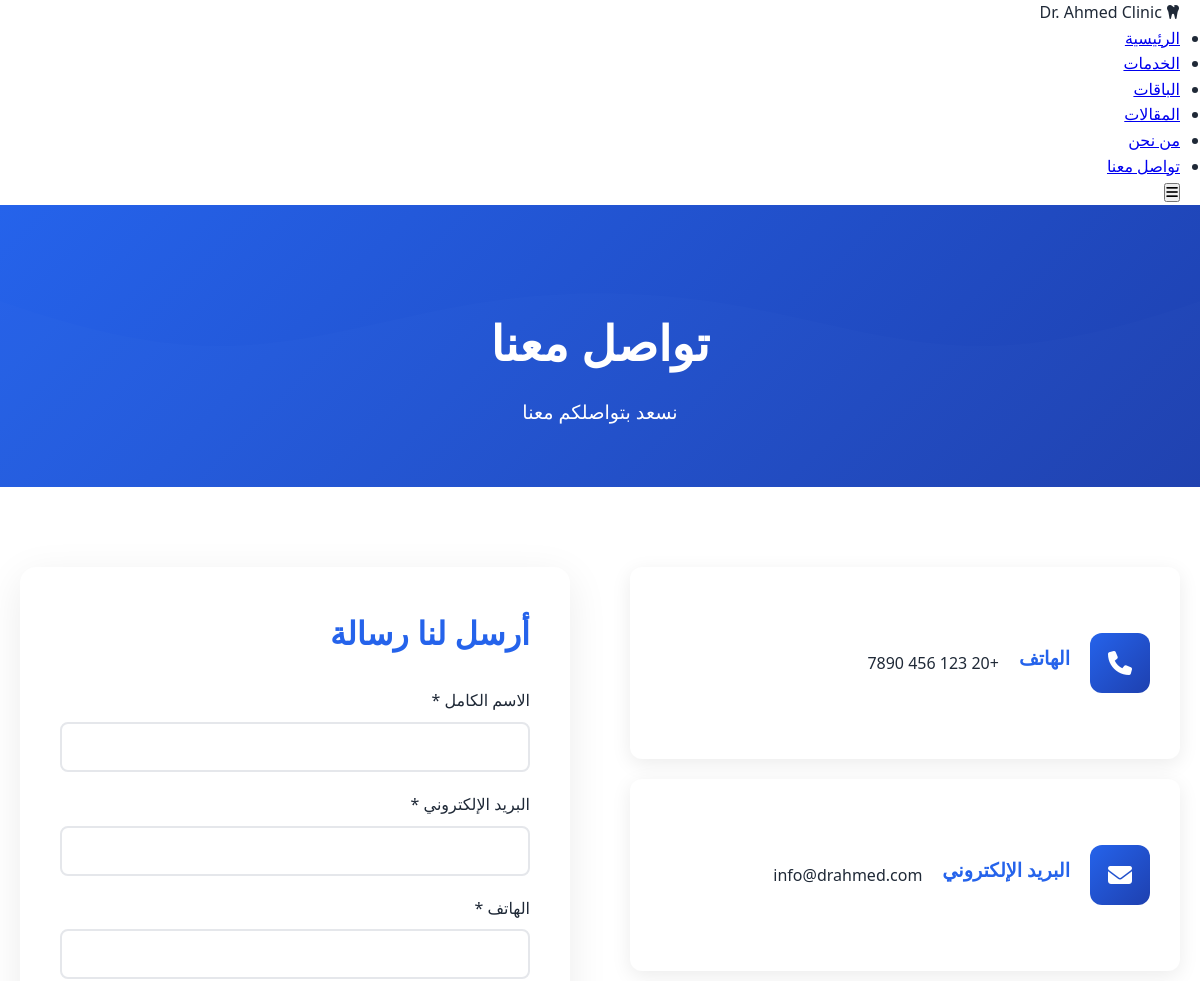
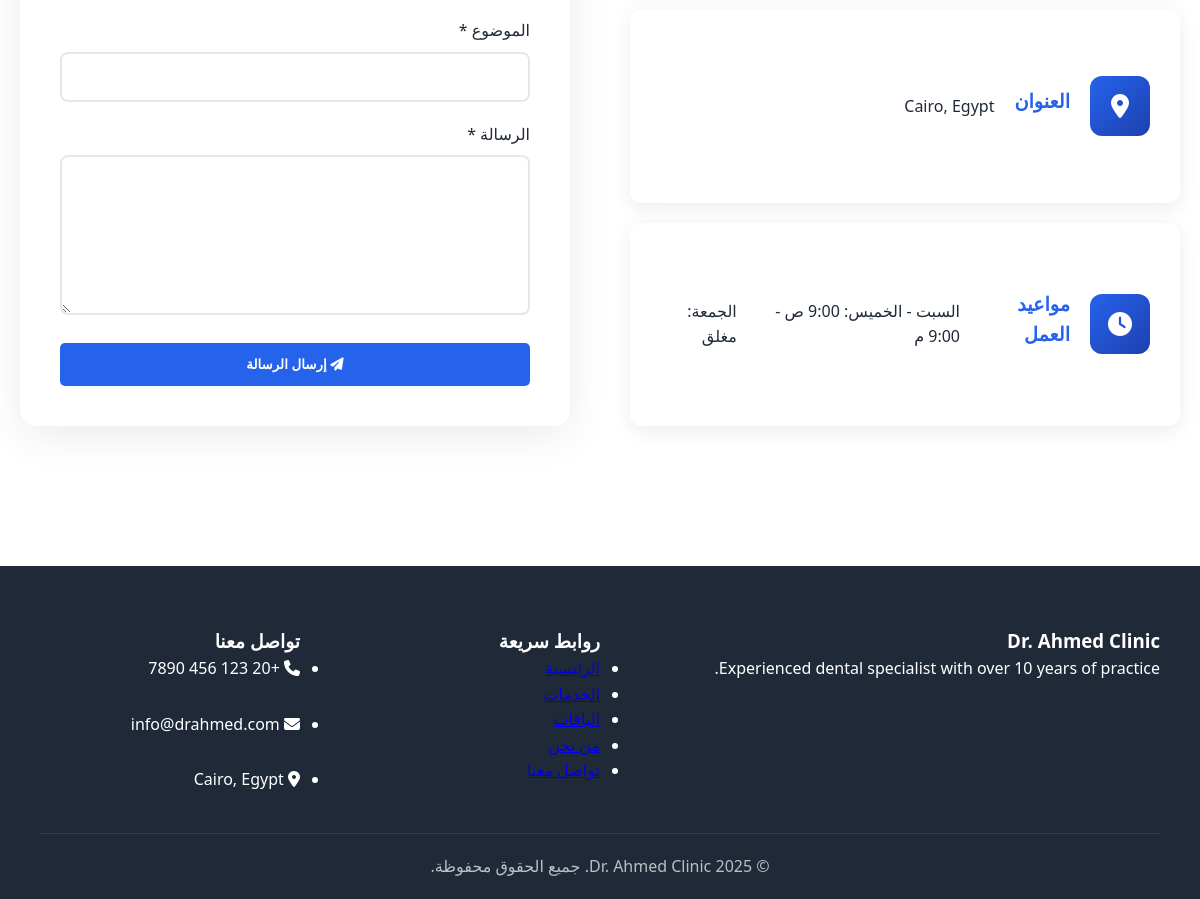
The page /contact.php on the database its author committed (2 pictures, top to bottom).
### tables this page shows
CREATE TABLE IF NOT EXISTS `settings` (
    `id` INT PRIMARY KEY AUTO_INCREMENT,
    `setting_key` VARCHAR(100) NOT NULL UNIQUE,
    `setting_value` TEXT,
    `setting_type` VARCHAR(50) DEFAULT 'text',
    `created_at` TIMESTAMP DEFAULT CURRENT_TIMESTAMP,
    `updated_at` TIMESTAMP DEFAULT CURRENT_TIMESTAMP ON UPDATE CURRENT_TIMESTAMP
);

### includes/config.php (called while the page is built, shortened)
<?php
$conn = null;
try {
    $conn = new PDO(
        "mysql:host=" . DB_HOST . ";dbname=" . DB_NAME . ";charset=utf8mb4",
        DB_USER,
        DB_PASS,
        [
            PDO::ATTR_ERRMODE => PDO::ERRMODE_EXCEPTION,
            PDO::ATTR_DEFAULT_FETCH_MODE => PDO::FETCH_ASSOC,
            PDO::ATTR_EMULATE_PREPARES => false
        ]
    );
} catch(PDOException $e) {
    error_log("Database connection error: " . $e->getMessage());
    die("خطأ في الاتصال بقاعدة البيانات. يرجى التأكد من:<br>1. إنشاء قاعدة البيانات (u186120816_tantawy)<br>2. استيراد ملف database.sql<br>3. التحقق من بيانات الاتصال في includes/config.php<br>4. وضع كلمة مرور قاعدة البيانات في DB_PASS<br><br>Error: " . $e->getMessage());
}
function getSetting($key, $default = '') {
    global $conn;
    try {
        $stmt = $conn->prepare("SELECT setting_value FROM settings WHERE setting_key = ?");
        $stmt->execute([$key]);
        $result = $stmt->fetch();
        return $result ? $result['setting_value'] : $default;
    } catch(PDOException $e) {
        return $default;
    }
}

### contact.php (the view, shortened to what this page needs)
<!DOCTYPE html>
<html lang="ar" dir="rtl">
<head>
    <title><?php
    require_once 'includes/config.php';
    $contact_title = getSetting('contact_title', 'تواصل معنا');
    $site_name = getSetting('site_name', 'Dr. Ahmed Clinic');
    ?></title>
    <link rel="stylesheet" href="https://cdnjs.cloudflare.com/ajax/libs/font-awesome/6.4.0/css/all.min.css">
    <link rel="stylesheet" href="css/style.css">
</head>
<body>
    <header class="header">
        <div class="container">
            <div class="header-content">
                <div class="logo">
                    <?php
                    $site_logo = getSetting('site_logo');
                    if ($site_logo): ?>
                        <img src="<?php echo UPLOAD_URL . htmlspecialchars($site_logo); ?>" alt="<?php echo htmlspecialchars($site_name); ?>">
                    <?php else: ?>
                        <i class="fas fa-tooth"></i>
                    <?php endif; ?>
                    <span><?php echo htmlspecialchars($site_name); ?></span>
                </div>
                <nav class="nav">
                    <ul>
                        <li><a href="index.php">الرئيسية</a></li>
                        <li><a href="index.php#services">الخدمات</a></li>
                        <li><a href="index.php#packages">الباقات</a></li>
                        <li><a href="index.php#blog">المقالات</a></li>
                        <li><a href="about.php">من نحن</a></li>
                        <li><a href="contact.php" class="active">تواصل معنا</a></li>
                    </ul>
                </nav>
                <button class="mobile-menu-toggle">
                    <i class="fas fa-bars"></i>
                </button>
            </div>
        </div>
    </header>
    <section class="page-header">
        <div class="container">
            <h1 data-animate="fade-in"><?php echo htmlspecialchars($contact_title); ?></h1>
            <p data-animate="fade-in-up"><?php echo htmlspecialchars(getSetting('contact_description', 'نسعد بتواصلكم معنا')); ?></p>
        </div>
    </section>
    <section class="contact-section">
        <div class="container">
            <div class="contact-grid">
                <div class="contact-info-cards" data-animate="fade-in-right">
                    <div class="contact-card">
                        <div class="contact-card-icon">
                            <i class="fas fa-phone"></i>
                        </div>
                        <h3>الهاتف</h3>
                        <p><?php echo htmlspecialchars(getSetting('site_phone', '+20 123 456 7890')); ?></p>
                    </div>
                    <div class="contact-card">
                        <div class="contact-card-icon">
                            <i class="fas fa-envelope"></i>
                        </div>
                        <h3>البريد الإلكتروني</h3>
                        <p><?php echo htmlspecialchars(getSetting('site_email', 'info@clinic.com')); ?></p>
                    </div>
                    <div class="contact-card">
                        <div class="contact-card-icon">
                            <i class="fas fa-map-marker-alt"></i>
                        </div>
                        <h3>العنوان</h3>
                        <p><?php echo htmlspecialchars(getSetting('site_address', 'Cairo, Egypt')); ?></p>
                    </div>
                    <div class="contact-card">
                        <div class="contact-card-icon">
                            <i class="fas fa-clock"></i>
                        </div>
                        <h3>مواعيد العمل</h3>
                        <p>السبت - الخميس: 9:00 ص - 9:00 م</p>
                        <p>الجمعة: مغلق</p>
                    </div>
                </div>
                <div class="contact-form-container" data-animate="fade-in-left">
                    <h2>أرسل لنا رسالة</h2>
                    <form id="contactForm" class="contact-form">
                        <div class="form-group">
                            <label for="name">الاسم الكامل *</label>
                            <input type="text" id="name" name="name" required>
                        </div>
                        <div class="form-row">
                            <div class="form-group">
                                <label for="email">البريد الإلكتروني *</label>
                                <input type="email" id="email" name="email" required>
                            </div>
                            <div class="form-group">
                                <label for="phone">الهاتف *</label>
                                <input type="tel" id="phone" name="phone" required>
                            </div>
                        </div>
                        <div class="form-group">
                            <label for="subject">الموضوع *</label>
                            <input type="text" id="subject" name="subject" required>
                        </div>
                        <div class="form-group">
                            <label for="message">الرسالة *</label>
                            <textarea id="message" name="message" rows="6" required></textarea>
                        </div>
                        <button type="submit" class="btn btn-primary btn-block">
                            <i class="fas fa-paper-plane"></i>
                            إرسال الرسالة
                        </button>
                    </form>
                </div>
            </div>
        </div>
    </section>
    <footer class="footer">
        <div class="container">
            <div class="footer-content">
                <div class="footer-section">
                    <h3><?php echo htmlspecialchars($site_name); ?></h3>
                    <p><?php echo htmlspecialchars(getSetting('doctor_bio', 'عيادة أسنان متخصصة')); ?></p>
                </div>
                <div class="footer-section">
                    <h3>روابط سريعة</h3>
                    <ul>
                        <li><a href="index.php">الرئيسية</a></li>
                        <li><a href="index.php#services">الخدمات</a></li>
                        <li><a href="index.php#packages">الباقات</a></li>
                        <li><a href="about.php">من نحن</a></li>
                        <li><a href="contact.php">تواصل معنا</a></li>
                    </ul>
                </div>
                <div class="footer-section">
                    <h3>تواصل معنا</h3>
                    <ul class="contact-info">
                        <li><i class="fas fa-phone"></i> <?php echo htmlspecialchars(getSetting('site_phone', '+20 123 456 7890')); ?></li>
                        <li><i class="fas fa-envelope"></i> <?php echo htmlspecialchars(getSetting('site_email', 'info@clinic.com')); ?></li>
                        <li><i class="fas fa-map-marker-alt"></i> <?php echo htmlspecialchars(getSetting('site_address', 'Cairo, Egypt')); ?></li>
                    </ul>
                </div>
            </div>
            <div class="footer-bottom">
                <p>&copy; <?php echo date('Y'); ?> <?php echo htmlspecialchars($site_name); ?>. جميع الحقوق محفوظة.</p>
            </div>
        </div>
    </footer>
</body>
</html>

### css/style.css (style rules this page uses)
* { margin: 0; padding: 0; box-sizing: border-box; }
:root { --primary-color: #2563eb; --primary-dark: #1e40af; --secondary-color: #10b981; --text-color: #1f2937; --text-light: #6b7280; --bg-light: #f9fafb; --bg-white: #ffffff; --border-color: #e5e7eb; --success: #10b981; --warning: #f59e0b; --danger: #ef4444; --shadow-sm: 0 1px 2px 0 rgba(0, 0, 0, 0.05); --shadow-md: 0 4px 6px -1px rgba(0, 0, 0, 0.1); --shadow-lg: 0 10px 15px -3px rgba(0, 0, 0, 0.1); --shadow-xl: 0 20px 25px -5px rgba(0, 0, 0, 0.1); }
body { font-family: 'Segoe UI', Tahoma, Geneva, Verdana, sans-serif; color: var(--text-color); line-height: 1.6; direction: rtl; text-align: right; }
.container { max-width: 1200px; margin: 0 auto; padding: 0 20px; }
.btn { display: inline-block; padding: 12px 30px; border-radius: 5px; text-decoration: none; font-weight: 600; transition: all 0.3s ease; border: 2px solid transparent; cursor: pointer; }
.btn-primary { background: var(--primary-color); color: white; }
.btn-block { display: block; width: 100%; }
section { padding: 80px 20px; }
.form-group { margin-bottom: 20px; }
.form-group label { display: block; margin-bottom: 8px; font-weight: 600; color: var(--text-color); }
.form-group input, .form-group select, .form-group textarea { width: 100%; padding: 12px 15px; border: 2px solid var(--border-color); border-radius: 5px; font-size: 1rem; transition: border-color 0.3s ease; font-family: inherit; }
.form-group textarea { resize: vertical; }
.contact-info { display: grid; grid-template-columns: repeat(auto-fit, minmax(250px, 1fr)); gap: 30px; }
.footer { background: var(--text-color); color: white; padding: 60px 20px 20px; }
.footer-content { display: grid; grid-template-columns: 2fr 1fr 1fr; gap: 40px; margin-bottom: 40px; }
.footer-bottom { text-align: center; padding-top: 20px; border-top: 1px solid rgba(255, 255, 255, 0.1); color: rgba(255, 255, 255, 0.7); }
.page-header { background: linear-gradient(135deg, var(--primary-color), var(--primary-dark)); color: white; padding: 100px 0 60px; text-align: center; position: relative; overflow: hidden; }
.page-header::before { content: ''; position: absolute; top: 0; left: 0; right: 0; bottom: 0; background-size: cover; opacity: 0.1; }
.page-header h1 { font-size: 3rem; margin-bottom: 15px; font-weight: 700; position: relative; }
.page-header p { font-size: 1.2rem; opacity: 0.9; position: relative; }
.contact-section { padding: 80px 0; }
.contact-grid { display: grid; grid-template-columns: 1fr 1fr; gap: 60px; margin-bottom: 60px; }
.contact-info-cards { display: grid; grid-template-columns: 1fr; gap: 20px; }
.contact-card { background: white; border-radius: 12px; padding: 30px; box-shadow: 0 5px 20px rgba(0, 0, 0, 0.08); transition: all 0.3s ease; display: flex; align-items: center; gap: 20px; }
.contact-card-icon { width: 60px; height: 60px; background: linear-gradient(135deg, var(--primary-color), var(--primary-dark)); border-radius: 12px; display: flex; align-items: center; justify-content: center; flex-shrink: 0; }
.contact-card-icon i { font-size: 1.5rem; color: white; }
.contact-card h3 { color: var(--primary-color); font-size: 1.2rem; margin-bottom: 10px; }
.contact-card p { color: var(--text-color); margin: 0; line-height: 1.6; }
.contact-form-container { background: white; border-radius: 16px; padding: 40px; box-shadow: 0 10px 40px rgba(0, 0, 0, 0.08); }
.contact-form-container h2 { color: var(--primary-color); margin-bottom: 30px; font-size: 2rem; }
.contact-form .form-group { margin-bottom: 20px; }
.contact-form label { display: block; margin-bottom: 8px; color: var(--text-color); font-weight: 500; }
.contact-form input, .contact-form textarea { width: 100%; padding: 12px 15px; border: 2px solid var(--border-color); border-radius: 8px; font-size: 1rem; transition: all 0.3s ease; font-family: inherit; }
.contact-form textarea { resize: vertical; min-height: 120px; }

### rows shown on the page
settings: setting_value "Dr. Ahmed Clinic"
settings: setting_value "تواصل معنا"
settings: setting_value "نسعد بتواصلكم معنا"
settings: setting_value "+20 123 456 7890"
settings: setting_value "info@drahmed.com"
settings: setting_value "Cairo, Egypt"
settings: setting_value "Experienced dental specialist with over 10 years of practice."
